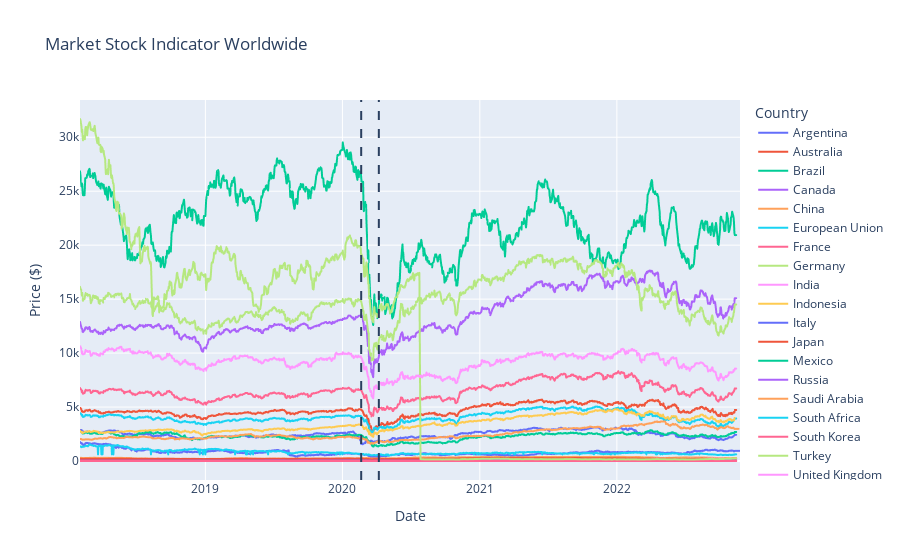

The code cell stored with this chart in its notebook:
### Code cell
fig_worldwide = px.line(g20_index_data, x="date", y='USD', color='Country', 
            title="Market Stock Indicator Worldwide", labels={"date": "Date", "USD": "Price ($)"})
fig_worldwide.add_vline(x='2020-02-20', line_dash="dash")
fig_worldwide.add_vline(x='2020-04-07', line_dash="dash")
fig_worldwide.show()

### Figure 1 — Plotly figure (JSON) as saved in the notebook; plotly's stock layout.template omitted (floating-point values rounded to 4 significant figures; data arrays with more than 128 entries replaced by an {"elided": "..."} marker saying what was removed)
{"data": [{"hovertemplate": "Country=Argentina<br>Date=%{x}<br>Price ($)=%{y}<extra></extra>", "legendgroup": "Argentina", "line": {"color": "#636efa", "dash": "solid"}, "marker": {"symbol": "circle"}, "mode": "lines", "name": "Argentina", "showlegend": true, "type": "scattergl", "x": {"elided": "1759 str values"}, "xaxis": "x", "y": {"elided": "1759 float values"}, "yaxis": "y"}, {"hovertemplate": "Country=Australia<br>Date=%{x}<br>Price ($)=%{y}<extra></extra>", "legendgroup": "Australia", "line": {"color": "#EF553B", "dash": "solid"}, "marker": {"symbol": "circle"}, "mode": "lines", "name": "Australia", "showlegend": true, "type": "scattergl", "x": {"elided": "1249 str values"}, "xaxis": "x", "y": {"elided": "1249 float values"}, "yaxis": "y"}, {"hovertemplate": "Country=Brazil<br>Date=%{x}<br>Price ($)=%{y}<extra></extra>", "legendgroup": "Brazil", "line": {"color": "#00cc96", "dash": "solid"}, "marker": {"symbol": "circle"}, "mode": "lines", "name": "Brazil", "showlegend": true, "type": "scattergl", "x": {"elided": "1249 str values"}, "xaxis": "x", "y": {"elided": "1249 float values"}, "yaxis": "y"}, {"hovertemplate": "Country=Canada<br>Date=%{x}<br>Price ($)=%{y}<extra></extra>", "legendgroup": "Canada", "line": {"color": "#ab63fa", "dash": "solid"}, "marker": {"symbol": "circle"}, "mode": "lines", "name": "Canada", "showlegend": true, "type": "scattergl", "x": {"elided": "1249 str values"}, "xaxis": "x", "y": {"elided": "1249 float values"}, "yaxis": "y"}, {"hovertemplate": "Country=China<br>Date=%{x}<br>Price ($)=%{y}<extra></extra>", "legendgroup": "China", "line": {"color": "#FFA15A", "dash": "solid"}, "marker": {"symbol": "circle"}, "mode": "lines", "name": "China", "showlegend": true, "type": "scattergl", "x": {"elided": "1249 str values"}, "xaxis": "x", "y": {"elided": "1249 float values"}, "yaxis": "y"}, {"hovertemplate": "Country=European Union<br>Date=%{x}<br>Price ($)=%{y}<extra></extra>", "legendgroup": "European Union", "line": {"color": "#19d3f3", "dash": "solid"}, "marker": {"symbol": "circle"}, "mode": "lines", "name": "European Union", "showlegend": true, "type": "scattergl", "x": {"elided": "1249 str values"}, "xaxis": "x", "y": {"elided": "1249 float values"}, "yaxis": "y"}, {"hovertemplate": "Country=France<br>Date=%{x}<br>Price ($)=%{y}<extra></extra>", "legendgroup": "France", "line": {"color": "#FF6692", "dash": "solid"}, "marker": {"symbol": "circle"}, "mode": "lines", "name": "France", "showlegend": true, "type": "scattergl", "x": {"elided": "1249 str values"}, "xaxis": "x", "y": {"elided": "1249 float values"}, "yaxis": "y"}, {"hovertemplate": "Country=Germany<br>Date=%{x}<br>Price ($)=%{y}<extra></extra>", "legendgroup": "Germany", "line": {"color": "#B6E880", "dash": "solid"}, "marker": {"symbol": "circle"}, "mode": "lines", "name": "Germany", "showlegend": true, "type": "scattergl", "x": {"elided": "1249 str values"}, "xaxis": "x", "y": {"elided": "1249 float values"}, "yaxis": "y"}, {"hovertemplate": "Country=India<br>Date=%{x}<br>Price ($)=%{y}<extra></extra>", "legendgroup": "India", "line": {"color": "#FF97FF", "dash": "solid"}, "marker": {"symbol": "circle"}, "mode": "lines", "name": "India", "showlegend": true, "type": "scattergl", "x": {"elided": "1249 str values"}, "xaxis": "x", "y": {"elided": "1249 float values"}, "yaxis": "y"}, {"hovertemplate": "Country=Indonesia<br>Date=%{x}<br>Price ($)=%{y}<extra></extra>", "legendgroup": "Indonesia", "line": {"color": "#FECB52", "dash": "solid"}, "marker": {"symbol": "circle"}, "mode": "lines", "name": "Indonesia", "showlegend": true, "type": "scattergl", "x": {"elided": "1249 str values"}, "xaxis": "x", "y": {"elided": "1249 float values"}, "yaxis": "y"}, {"hovertemplate": "Country=Italy<br>Date=%{x}<br>Price ($)=%{y}<extra></extra>", "legendgroup": "Italy", "line": {"color": "#636efa", "dash": "solid"}, "marker": {"symbol": "circle"}, "mode": "lines", "name": "Italy", "showlegend": true, "type": "scattergl", "x": {"elided": "1249 str values"}, "xaxis": "x", "y": {"elided": "1249 float values"}, "yaxis": "y"}, {"hovertemplate": "Country=Japan<br>Date=%{x}<br>Price ($)=%{y}<extra></extra>", "legendgroup": "Japan", "line": {"color": "#EF553B", "dash": "solid"}, "marker": {"symbol": "circle"}, "mode": "lines", "name": "Japan", "showlegend": true, "type": "scattergl", "x": {"elided": "1249 str values"}, "xaxis": "x", "y": {"elided": "1249 float values"}, "yaxis": "y"}, {"hovertemplate": "Country=Mexico<br>Date=%{x}<br>Price ($)=%{y}<extra></extra>", "legendgroup": "Mexico", "line": {"color": "#00cc96", "dash": "solid"}, "marker": {"symbol": "circle"}, "mode": "lines", "name": "Mexico", "showlegend": true, "type": "scattergl", "x": {"elided": "1249 str values"}, "xaxis": "x", "y": {"elided": "1249 float values"}, "yaxis": "y"}, {"hovertemplate": "Country=Russia<br>Date=%{x}<br>Price ($)=%{y}<extra></extra>", "legendgroup": "Russia", "line": {"color": "#ab63fa", "dash": "solid"}, "marker": {"symbol": "circle"}, "mode": "lines", "name": "Russia", "showlegend": true, "type": "scattergl", "x": {"elided": "1249 str values"}, "xaxis": "x", "y": {"elided": "1249 float values"}, "yaxis": "y"}, {"hovertemplate": "Country=Saudi Arabia<br>Date=%{x}<br>Price ($)=%{y}<extra></extra>", "legendgroup": "Saudi Arabia", "line": {"color": "#FFA15A", "dash": "solid"}, "marker": {"symbol": "circle"}, "mode": "lines", "name": "Saudi Arabia", "showlegend": true, "type": "scattergl", "x": {"elided": "1253 str values"}, "xaxis": "x", "y": {"elided": "1253 float values"}, "yaxis": "y"}, {"hovertemplate": "Country=South Africa<br>Date=%{x}<br>Price ($)=%{y}<extra></extra>", "legendgroup": "South Africa", "line": {"color": "#19d3f3", "dash": "solid"}, "marker": {"symbol": "circle"}, "mode": "lines", "name": "South Africa", "showlegend": true, "type": "scattergl", "x": {"elided": "1249 str values"}, "xaxis": "x", "y": {"elided": "1249 float values"}, "yaxis": "y"}, {"hovertemplate": "Country=South Korea<br>Date=%{x}<br>Price ($)=%{y}<extra></extra>", "legendgroup": "South Korea", "line": {"color": "#FF6692", "dash": "solid"}, "marker": {"symbol": "circle"}, "mode": "lines", "name": "South Korea", "showlegend": true, "type": "scattergl", "x": {"elided": "1249 str values"}, "xaxis": "x", "y": {"elided": "1249 float values"}, "yaxis": "y"}, {"hovertemplate": "Country=Turkey<br>Date=%{x}<br>Price ($)=%{y}<extra></extra>", "legendgroup": "Turkey", "line": {"color": "#B6E880", "dash": "solid"}, "marker": {"symbol": "circle"}, "mode": "lines", "name": "Turkey", "showlegend": true, "type": "scattergl", "x": {"elided": "1249 str values"}, "xaxis": "x", "y": {"elided": "1249 float values"}, "yaxis": "y"}, {"hovertemplate": "Country=United Kingdom<br>Date=%{x}<br>Price ($)=%{y}<extra></extra>", "legendgroup": "United Kingdom", "line": {"color": "#FF97FF", "dash": "solid"}, "marker": {"symbol": "circle"}, "mode": "lines", "name": "United Kingdom", "showlegend": true, "type": "scattergl", "x": {"elided": "1249 str values"}, "xaxis": "x", "y": {"elided": "1249 float values"}, "yaxis": "y"}, {"hovertemplate": "Country=United States<br>Date=%{x}<br>Price ($)=%{y}<extra></extra>", "legendgroup": "United States", "line": {"color": "#FECB52", "dash": "solid"}, "marker": {"symbol": "circle"}, "mode": "lines", "name": "United States", "showlegend": true, "type": "scattergl", "x": {"elided": "1205 str values"}, "xaxis": "x", "y": {"elided": "1205 int values"}, "yaxis": "y"}], "layout": {"legend": {"title": {"text": "Country"}, "tracegroupgap": 0}, "shapes": [{"line": {"dash": "dash"}, "type": "line", "x0": "2020-02-20", "x1": "2020-02-20", "xref": "x", "y0": 0, "y1": 1, "yref": "y domain"}, {"line": {"dash": "dash"}, "type": "line", "x0": "2020-04-07", "x1": "2020-04-07", "xref": "x", "y0": 0, "y1": 1, "yref": "y domain"}], "title": {"text": "Market Stock Indicator Worldwide"}, "xaxis": {"anchor": "y", "domain": [0, 1], "title": {"text": "Date"}}, "yaxis": {"anchor": "x", "domain": [0, 1], "title": {"text": "Price ($)"}}}}
